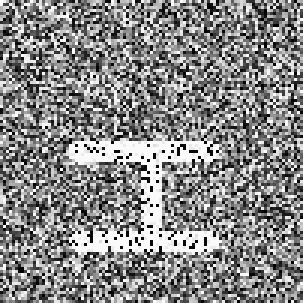
#> input picture ECE4076_Labs/Lab_1/task6_helipad.png, 101 x 101 px (shown 3 times larger)
$ jupyter execute Lab1_student_template.ipynb
#> lines starting #> are read from the running program, lines starting #| are printed output that depends on the picture; after the words box and inside, x2 and y2 are one past the last pixel; in counts of white or black regions, pixels touching at a corner belong together
[cell 1]
import os
import numpy as np
from matplotlib import pyplot as plt

[cell 2]
student_id = 31105327 # Add in your student ID
student_name = "Omar Afifi" # Add in your student name

# Task 1: Implement a function to perform convolution

[cell 3]
def conv(im, A):
    ## im is the image that we are convolving
    ## A is the convolution kernel
    ## B is the output of the convolution
    if(len(A.shape) != len(im.shape)):
        raise ValueError('the number of dimensions of the kernel and image have to match')

    im_height = im.shape[0]
    im_width = im.shape[1]
    A_height,A_width = A.shape
    B_height,B_width = im_height-A_height+1,im_width-A_width+1 ##Asuming zero padding and 1 stride
    B = np.zeros((B_height,B_width))

    for y in range(B_height):
        for x in range(B_width):
            B[y,x] = np.sum(np.multiply(A,im[y:y+A_height,x:x+A_width]),axis=None)

    return B

# Explain your code here:

# We first declare the shapes of the input image and kernel, as well as the putput image, which will help with calculations

# We itialize our output image as a zeros array with the corresponding calculated output image shape

# We iterate through each element of the output image, and assign it to the corresponding value of the result of the convolution, which would
# the total sum the elemnt-wise multiplaction of the kernel, and a same-size window on the original image

# In case our input image is not grey-scale, np.newaxis takes care of that by stretching our kernel to match the number of channels, to esnure
# that all channles get convoluted with the same kernel

[cell 4]
k = np.array([[-1,1,2,2],[-1,1,1,2],[-1,-1,-1,2],[-1,-1,-1,2]])

i = np.array([[1,3,-1,5,6,5],
     [1,3,-1,5,6,5],
     [1,3,-1,5,6,5],
     [1,3,-1,5,6,5],
     [1,3,-1,5,6,5],
     [1,3,-1,5,6,5],
     [1,3,-1,5,6,5]])

conv(i, k)

[cell 5]
# Show results here

import cv2
img = cv2.imread("task6_helipad.png",cv2.IMREAD_GRAYSCALE)
#> img is the input picture: shape (101, 101); min 0, max 255, mean 135.2
kernel = np.array([[2,4,5,4,2],[4,9,12,9,4],[5,12,15,12,5],[4,9,12,9,4],[2,4,5,4,2]])/159

filt_img = conv(img,kernel)
#> after the loop in conv (call 2), `for y in range(B_height):`:
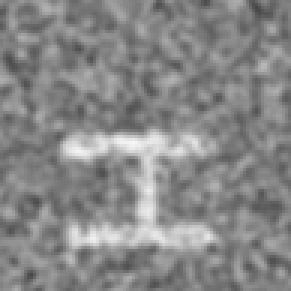
#> B: shape (97, 97) float64 (shown 3 times larger); min 71.35, max 247.7, mean 135.5
plt.figure(figsize=(10,5))
plt.subplot(1,2,1)
plt.imshow(filt_img,'gray')
plt.title('blurred image')

plt.subplot(1,2,2)
plt.imshow(img,'gray')
plt.title('original image')

# Task 2: Calculate the image gradients

[cell 6]
# Write your code here
Gx = np.array([[1, 0, -1],[2, 0, -2],[1,0,-1]])
Gy = np.transpose(Gx)

horz_grad = conv(filt_img,Gx)
#> after the loop in conv (call 3), `for y in range(B_height):`:
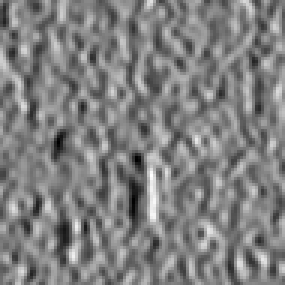
#> B: shape (95, 95) float64 (shown 3 times larger); min -259.4, max 255.8, mean 0.2; drawn with min black and max white
vert_grad = conv(filt_img,Gy)
#> after the loop in conv (call 4), `for y in range(B_height):`:
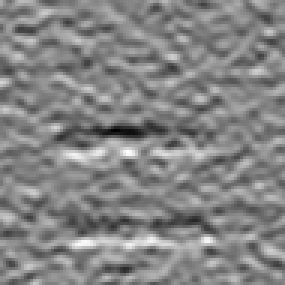
#> B: shape (95, 95) float64 (shown 3 times larger); min -340.2, max 314.9, mean 0.3; drawn with min black and max white

plt.figure(figsize=(12,5))
plt.subplot(1,3,1)
plt.imshow(abs(horz_grad),'gray')
plt.title('horizontal gradient (Vertical edges)')

plt.subplot(1,3,2)
plt.imshow(filt_img,'gray')
plt.title('blurred image')

plt.subplot(1,3,3)
plt.imshow(abs(vert_grad),'gray')
plt.title('Vertical gradient (horizontal edges)')

[cell 7]
# Demonstrate your understanding by answering the question below:
# Looking at the filter coefficients, explain how a sobel filter picks out horizontal edges?
#
# A horizontal sobel filter looks at the vertical gradient at each pixel. At each pixel, by convolving the image window with the sobel horizontal
# filter, we are essentially taking the difference between the top and bottom pixels, while making the pixels directly above and directly below the
# pixel in question more signficant, hence the opposite sign coefficents at the top and bottom and the larger coefficents at the centre.
# And the value of the pixel in question will be indicative of the difference between the row of pixels immediately above it and the row of pixels immediately
# below it. So if the pixels on top and the pixels on the bottom have very different values, then the pixel at the centre of the sobel filter will
# have a large value, since there is a big difference between the top and bottom pixels. If the top pixels and bottom pixels have similar values,
# then the pixel at the centre of the soble filter will give a small value, since there is a small to little difference between the top and
# bottom pixels

# I it also important to mention that when displaying an image of the gradients, it might be more useful to use absolute values of the image
# pixels, rather than the raw pixel values. This is because that when we covolve with the soble filter, we get both positive and negative values,
# depending on the direction of change. Negative value pixels get displayed with less intensity compared to 0 value pixels, and so we will end
# Seeing edges in one direction only. Since we are interested in seeing all horizontal and vertical edges, regardless of the direction of change
# for each edge, normalizing pixel values before diplaying would be helpful
#

# Task 3: Calculate gradient magnitude

[cell 8]
# Write your code here
grad = np.sqrt(horz_grad**2 + vert_grad**2)
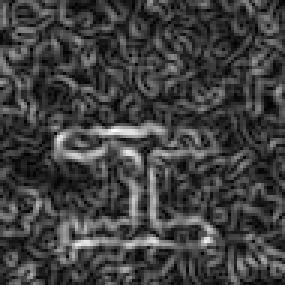
#> grad: shape (95, 95) float64 (shown 3 times larger); min 0.538, max 343, mean 87.2; drawn with min black and max white

[cell 9]
# Show results here
plt.figure(figsize=(12,5))
plt.subplot(1,3,1)
plt.imshow(abs(horz_grad),'gray')
plt.title('horizontal gradient (Vertical edges)')

plt.subplot(1,3,2)
plt.imshow(grad,'gray')
plt.title('gradient magnitude')

plt.subplot(1,3,3)
plt.imshow(abs(vert_grad),'gray')
plt.title('Vertical gradient (horizontal edges)')

[cell 10]
# Demonstrate your understanding by answering the question below:
# What differences in gradient magnitude would be observed for a corner, edge and solid region?

# A Corner would have a large change in pixel intensity in both the horizontal and vertical directions, which would result in a big gradient
# magnitude.
# An edge would have a large change in pixel intensity in only one direction, which would still result in a large gradient magnitude, but not as
# large as a corner
# A solid region wouldn't have a large change in pixel intensity, therefore woudl result in a small gradient magnitude

# Task 4: Calculate gradient orientation

[cell 11]
# Write your code here
epsilon = 1e-8
theta = np.round(np.arctan(vert_grad/(horz_grad+epsilon))/(45/180*np.pi))
theta = abs(theta)
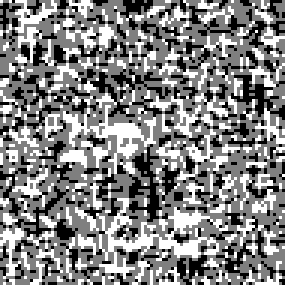
#> theta: shape (95, 95) float64 (shown 3 times larger); min 0, max 2, mean 1.03; drawn with min black and max white

[cell 12]
# Show results here
#Showing horizontal, vertical and diagonal directions only
colors = ['green','blue','red']
direction_names = ['horizontal', 'diagonal', 'vertical']
cmap = plt.cm.colors.ListedColormap(colors)
inv_grad = grad*-1
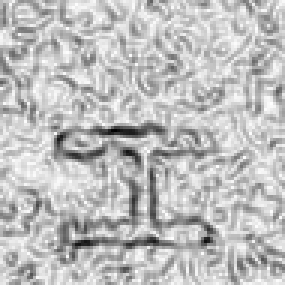
#> inv_grad: shape (95, 95) float64 (shown 3 times larger); min -343, max -0.538, mean -87.23; drawn with min black and max white
plt.imshow(theta, cmap=cmap, alpha = (grad-grad.min())/(grad.max()-grad.min()), interpolation='nearest')
# I added the alpha part so that the intensity of the different colors correlate with the gradient value, not just the direction. this is so
# that pixels with low gradient are colorless since they are irrelevant to us
cbar = plt.colorbar(orientation='vertical', ticks=np.arange(len(direction_names)))
cbar.ax.set_yticklabels(direction_names)
plt.show()

[cell 13]
#Shoiwng all compass directions
theta2 = np.round(np.arctan2(vert_grad,(horz_grad))/(45/180*np.pi))
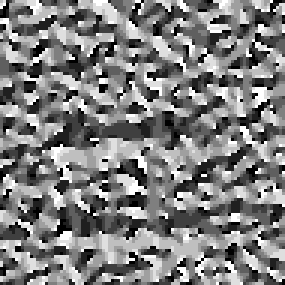
#> theta2: shape (95, 95) float64 (shown 3 times larger); min -4, max 4, mean -0.00277; drawn with min black and max white

# Show results here
colors = ['purple','pink','red','orange','yellow','green','cyan','blue','purple']
         #  W        NW     N      NE       E        SE     S       SW     W
direction_names = ['West', 'North-West', 'North','North-East','East','South-East','South','South-West','West']
cmap = plt.cm.colors.ListedColormap(colors)
inv_grad = grad*-1
plt.imshow(theta2+4, cmap=cmap, alpha = (grad-grad.min())/(grad.max()-grad.min()), interpolation='nearest')
cbar = plt.colorbar(orientation='vertical', ticks=np.arange(len(direction_names)))
cbar.ax.set_yticklabels(direction_names)
plt.show()

[cell 14]
# Demonstrate your understanding by answering the question below:
# How could the gradient orientation be used to obtain rotational invariance for patch matching?

# The gradient orientation gives us inforamtion about how the certain patches in the image is oriented. So when we have two images of an object with diffrent
# orientation, we know that the gradients of the object in both images should be the same, since the objects would still have the same edges and corners.
# The only difference would be the orientation. Therefore once we obtain the orientation of the gradeints for both images, we would keep that in
# mind when doing patch matching, by rotating both patches in such a way that ensures the dominant gradients in both patches are pointing in the
# same direction. This allows us to do patch matching with rotated images, but it has the tradeoff of potential mismatches, for example corners
# of a squar being mismatched to different corners after rotation

# Task 5: Extend your code to perform non-maximal suppression

[cell 15]
def non_maximal_suppression(gradients,directions):
    # directions is an array of mulatiples of 45 degrees
    if gradients.shape != directions.shape:
        raise ValueError('gradients values and directions arrays must have the same size')
    grad_shape = gradients.shape
    suppressed_grad = np.zeros(grad_shape)

    for y in range(1,grad_shape[0]-1): #Skipping checking the first and last rows and columns to avoid out of bounds errors
        for x in range(1,grad_shape[1]-1):
            direction = directions[y,x]
            #Since my version of python is 3.7 I can't use the switch case statement
            if direction == 0 or direction == 4 or direction == -4:
                suppressed_grad[y,x] = gradients[y,x] > gradients[y,x+1] and gradients[y,x] > gradients[y,x-1]
            elif direction == 1 or direction == -3:
                suppressed_grad[y,x] = gradients[y,x] > gradients[y+1,x+1] and gradients[y,x] > gradients[y-1,x-1]
            elif direction == 2 or direction == -2:
                suppressed_grad[y,x] = gradients[y,x] > gradients[y+1,x] and gradients[y,x] > gradients[y-1,x]
            elif direction == 3 or direction == -1:
                suppressed_grad[y,x] = gradients[y,x] > gradients[y-1,x+1] and gradients[y,x] > gradients[y+1,x-1]
            else:
                raise ValueError('some direction values are invalid')
    return suppressed_grad

[cell 16]
# Write your code here
threshold = 150/255
normal_grad = (grad-grad.min())/(grad.max()-grad.min())
threshold_grad = normal_grad>threshold
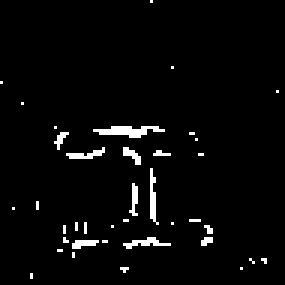
#> threshold_grad: shape (95, 95) bool (shown 3 times larger); 3.1% white in thin lines or dots
threshold_grad =  threshold_grad*normal_grad
suppressed_grad = non_maximal_suppression(threshold_grad,theta2)
#> after the loop in non_maximal_suppression, `for y in range(1,grad_shape[0]-1):`:
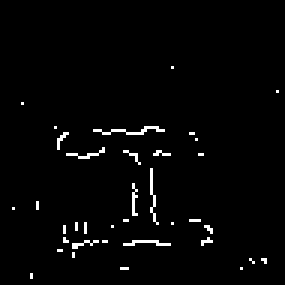
#> suppressed_grad: shape (95, 95) float64 (shown 3 times larger); values 0 (black) and 1 (white), 2.1% white in thin lines or dots, all inside (x1, y1, x2, y2) = (4, 22, 93, 93)

[cell 17]
# Show results here
plt.figure(figsize=(12,5))
plt.subplot(1,3,1)
plt.imshow(abs(threshold_grad),'gray')
plt.title('thresholded image')

plt.subplot(1,3,2)
plt.imshow(filt_img,'gray')
plt.title('blurred image')

plt.subplot(1,3,3)
plt.imshow(abs(suppressed_grad),'gray')
plt.title('suppressd and thresholded image')

[cell 18]
# Demonstrate your understanding by answering the question below:
# Explain how you chose the threshold for non-maximal suppression?
#
# By starting the threshold at the middle pixel intensity value, and by using trial and error to try to minimize the outlier pixels that do not
# belong to the H, while at the same time try to have as many pixels that belong on the H to stay high (1)

# Task 6: Find the helipad

[cell 19]
# Write your code here
edges = np.argwhere((suppressed_grad) == 1)
#> edges = 189 pairs, first value 22 to 92, second value 4 to 92
center = np.median(edges, axis=0)
#> center = [67, 44]
center = tuple(center.astype(int))
#> center = (67, 44)
print("Estimated center:", center)
#| Estimated center: (67, 44)

[cell 20]
# Show results here

plt.imshow(filt_img,'gray')
plt.plot(center[1],center[0],'rx')
plt.title('Blurred image with estimated helipad center')
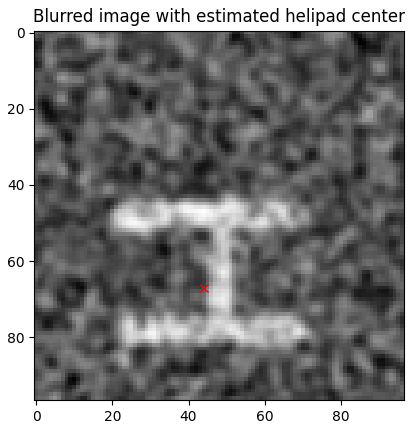
#> figure drawn by matplotlib, 1 panel

$ run again, with ECE4076_Labs/Lab_1/img.PNG copied over ECE4076_Labs/Lab_1/task6_helipad.png
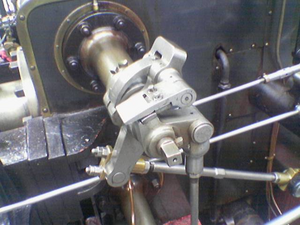
#> input picture ECE4076_Labs/Lab_1/img.PNG, 300 x 225 px
#> after the loop in non_maximal_suppression, `for y in range(1,grad_shape[0]-1):`:
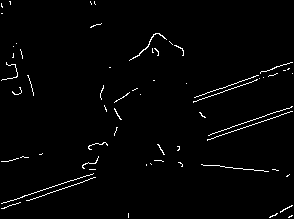
#> suppressed_grad: shape (219, 294) float64; values 0 (black) and 1 (white), 1.8% white in thin lines or dots
#> edges = 1168 pairs, first value 1 to 217, second value 1 to 292
#> `center = np.median(edges, axis=0)`: center = [118.5, 157]
#> `center = tuple(center.astype(int))`: center = (118, 157)
#| Estimated center: (118, 157)
#> `[cell 20] # Show results here  plt.imshow(filt_img,'gray') plt.plot(ce..`:
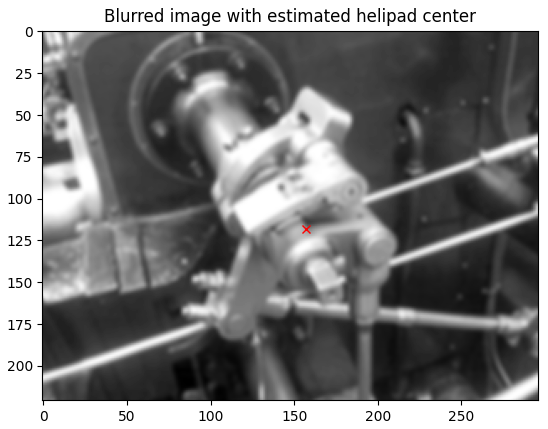
#> figure drawn by matplotlib, 1 panel

$ run again, with ECE4076_Labs/Lab_1/robo.jpg saved as ECE4076_Labs/Lab_1/task6_helipad.png
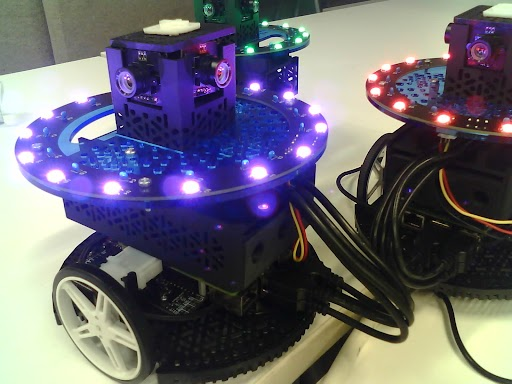
#> input picture ECE4076_Labs/Lab_1/robo.jpg, 512 x 384 px
#> edges = 2127 pairs, first value 5 to 376, second value 29 to 504
#> `center = np.median(edges, axis=0)`: center = [195, 320]
#> `center = tuple(center.astype(int))`: center = (195, 320)
#| Estimated center: (195, 320)
#> `[cell 20] # Show results here  plt.imshow(filt_img,'gray') plt.plot(ce..`:
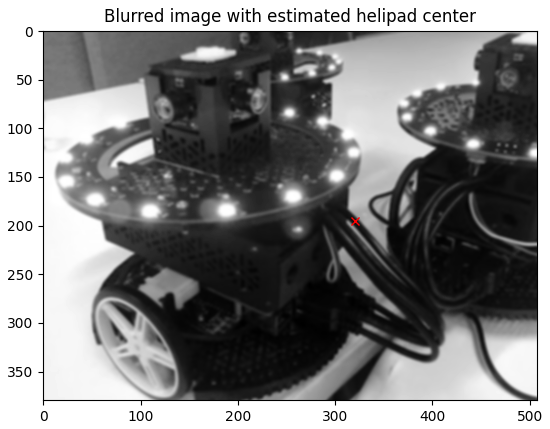
#> figure drawn by matplotlib, 1 panel
